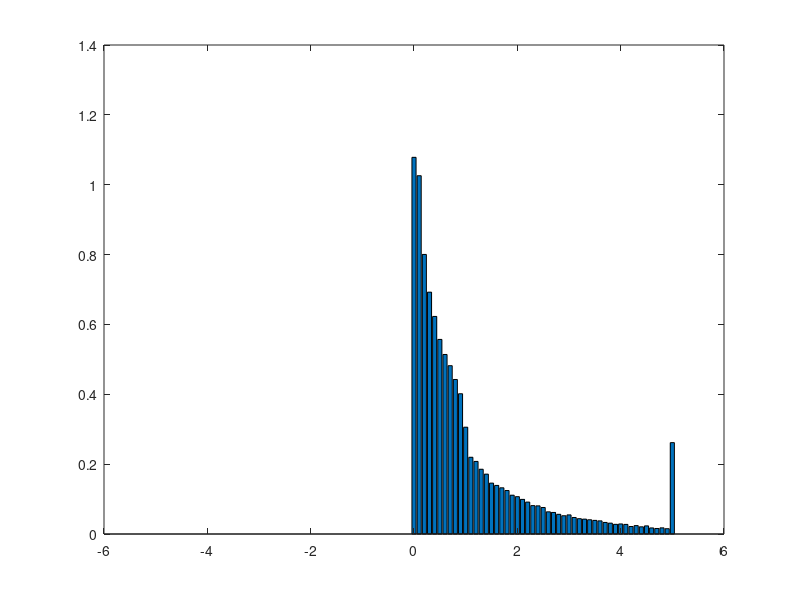

MATLAB code for this plot: (Note: this script raises an error after producing the figure.)
% this function will run the estimation of the pdf of Z1 r.v. 
function exPdfZ1
figure;
leftLimit = -5 ;
rightLimit = 5;


    estimatedPdf(100000,leftLimit,rightLimit,0.1);


end
    
% this function will plot the estimation of the pdf of normal r.v. 
function estimatedPdf(numberOfPoints,leftLimit,rightLimit,delta)
% numberOfPoints = are the number of iid variables that will be generated
% in order to estimate the pdf
% The histogram that will estimate the pdf will be created using bins in
% the following points :
% leftLimit,leftLimit+delta,leftLimit+2*delta...RightLimit


% first step : generating normal i.i.d random variables using randn 
Xvec1 = randn(1, numberOfPoints);

% we want max(Xvec1,Xvec1^2) so we calculate Xvec1^2 and then call max 
% function :
Xvec2 = Xvec1.^2;
Xvec = max(Xvec1, Xvec2);
bins = [leftLimit:delta:rightLimit];
[yvalues,xvalues]=hist(Xvec,bins);
yvalues = yvalues/(numberOfPoints.*delta); % we normalize to produce the probability densities
bar(xvalues,yvalues);
z = [leftLimit-delta/2:delta/10:rightLimit+delta/2];
realPdf = inline('((2/pi).^0.5*exp(-z.^2/2)*(erf((z.^0.5/2.^0.5))+0.5)) + ((exp(-z/2)*erf(z/2.^0.5))/(z.^0.5*(2*pi).^0.5))','z');
hold on;
plot(z,realPdf(z),'red');
xlabel('x');
ylabel('f_X(x)');
title(sprintf(' d = %f , #pnts = %d ',delta,numberOfPoints));
end
